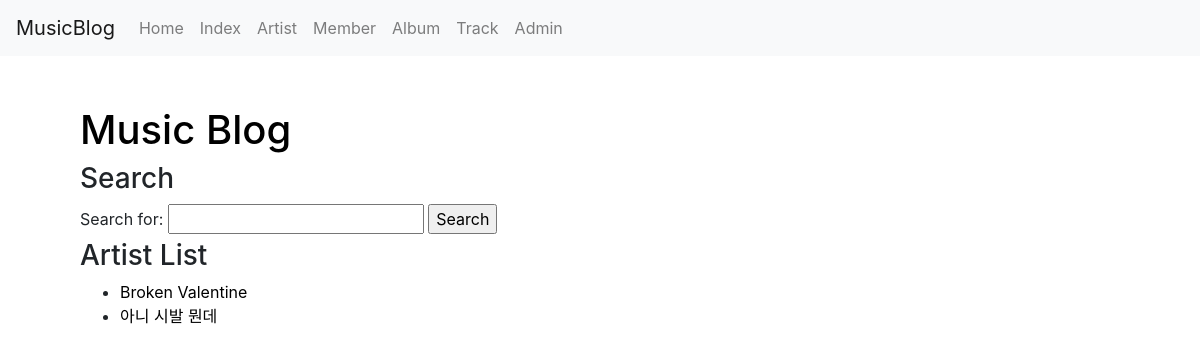
The page /musicblog/artist/ on the database as committed earlier.
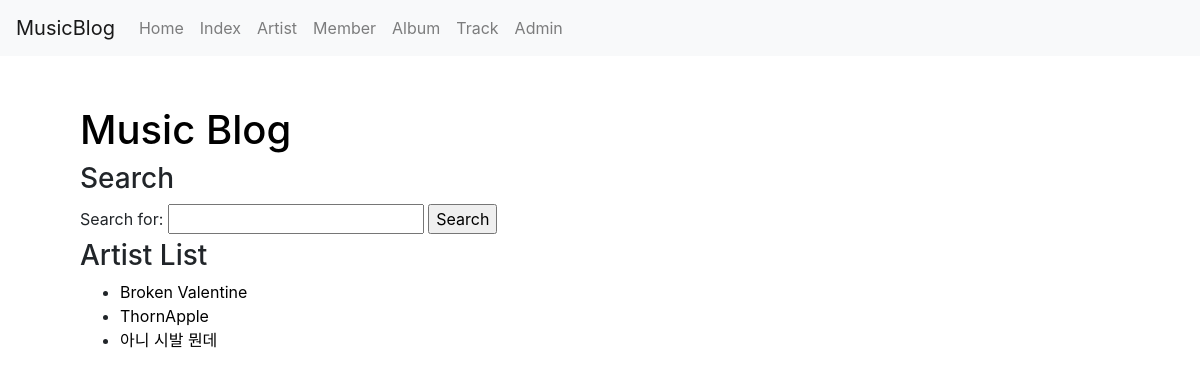
The same page on the database as committed later.
### musicb/models.py (models this page shows, shortened)
class Artist(models.Model):
    name = models.CharField(verbose_name="Name", null=False, blank=False, unique=True, max_length=50)
    slug = models.SlugField("Slug", unique=True, allow_unicode=True, help_text='one word for title alias.') #처음에는 default값 정해주고, admin.py 수정 후에는 지우면 됨 (왜 그럴까 시발)
    company = models.CharField(verbose_name="Company", max_length=50, null=True, blank=True)
    debut = models.DateField(verbose_name="Debut year", null=True, blank=True)
    artist_info = models.TextField(verbose_name='ArtistInfo', default="No infomation", null=True, blank=True)

### musicb/views.py (the view)
# urls.py: path('artist/', views.ArtistLV.as_view(), name='artistview'),
class ArtistLV(ListView):
    def get_queryset(self):
        return Artist.objects.order_by('name')
    allow_empty = True

### musicb/templates/musicb/artist_list.html (shortened to what this page needs)
{% extends 'musicb/base.html' %}
{% block content %}
    {% include 'musicb/musicblog_base.html' %}
    <h3>Artist List</h3>
    {% if object_list %}
        <ul>
            {% for artist in object_list %}
                <li><a class='no_linkdecoration' href="{% url 'musicblog:artistview_detail' artist.slug %}">{{artist.name}}</a></li>
            {% endfor %}
        </ul>
    {% else %}
        There is no artist.
    {% endif %}
{% endblock %}

Rows that differ between the two databases and show on the page:
added Artist: name "ThornApple"
